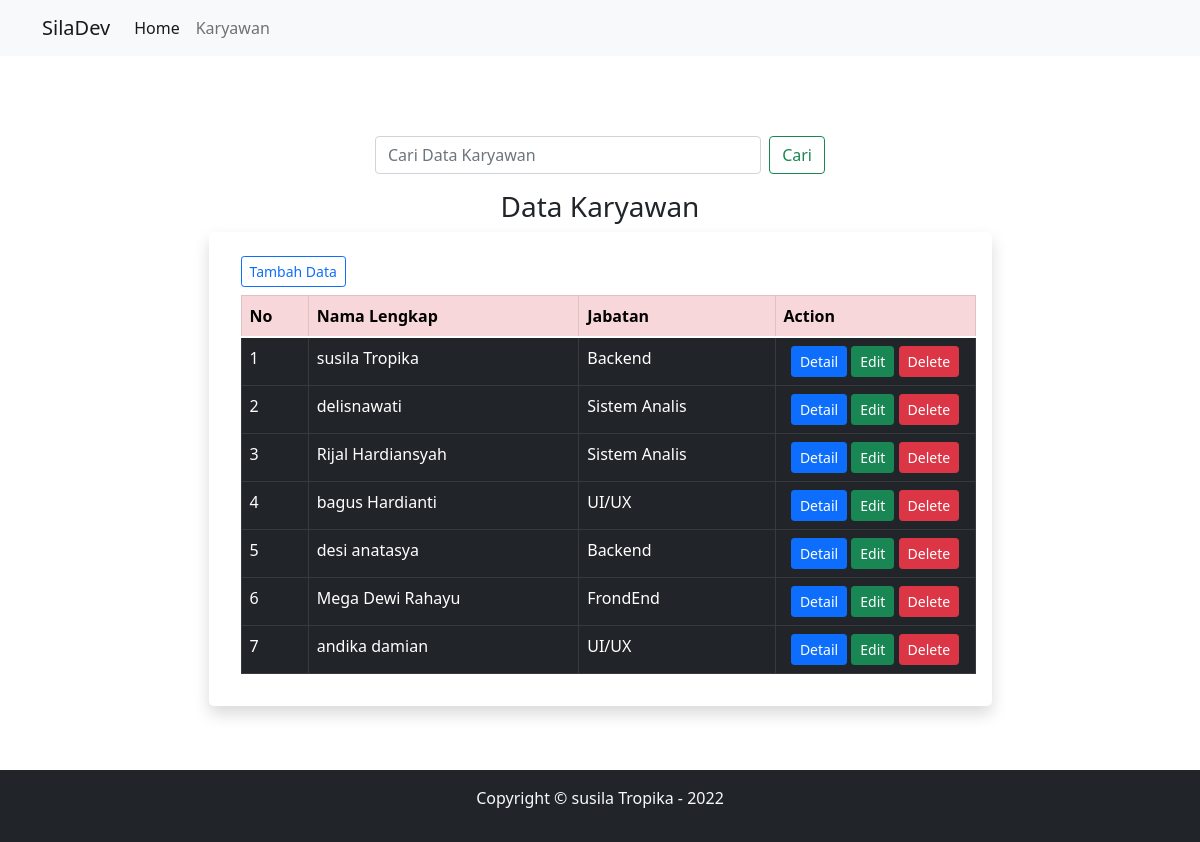
The app's page /index.php/karyawan with its own data.
### tables this page shows
CREATE TABLE `datakaryawan` (
  `id` int(20) NOT NULL,
  `nama_lengkap` varchar(20) NOT NULL,
  `tempat_lahir` varchar(15) NOT NULL,
  `tanggal_lahir` varchar(15) NOT NULL,
  `jenis_kelamin` varchar(10) NOT NULL,
  `lulusan` varchar(20) NOT NULL,
  `agama` varchar(20) NOT NULL,
  `alamat` varchar(100) NOT NULL,
  `no_hp` varchar(20) NOT NULL,
  `foto` varchar(100) NOT NULL,
  `jabatan` varchar(15) NOT NULL,
  `email` varchar(21) NOT NULL
);

### application/controllers/Karyawan.php (called while the page is built, shortened)
<?php
class Karyawan extends CI_Controller {
	public function __construct(){
        $this->load->library('form_validation');
		$this->load->model('Karyawan_model');
    }
	public function index()
	{
		$data['judul'] = 'Data Karyawan';
		$data['karyawan'] = $this->Karyawan_model->getAllKaryawan();
		$this->load->view('templates/header',$data);
		$this->load->view('Karyawan/index',$data);
		$this->load->view('templates/footer');
	}
}

### index.php (called while the page is built, shortened)
<?php
require_once BASEPATH.'core/CodeIgniter.php';

### application/models/Karyawan_model.php (called while the page is built, shortened)
<?php
class Karyawan_model extends CI_model{
    public function getAllKaryawan(){
        return $this->db->get('datakaryawan')->result_array();
    }
}
?>

### application/views/Karyawan/index.php (the view, shortened to what this page needs)
<div class="container p-5 my-2 my-auto mt-3">
	<div class="mx-auto my-3"  style="width: 450px;">
		<form class="d-flex" action="" method="post">
			<input class="form-control me-2" type="search" placeholder="Cari Data Karyawan" aria-label="Search" name="cari">
			<button class="btn btn-outline-success" type="submit">Cari</button>
		</form>
	</div>
	<h2 class="fw-4 fs-3 text-center">Data Karyawan</h2>
	<div class="container w-75 h-100 p-4 bg-body rounded-3 shadow">
		<a class="ms-2 btn btn-sm btn-outline-primary" href="<?= base_url() ?>karyawan/tambah">Tambah Data</a>
		<table  width = "980px" class="table table-dark table-bordered m-2" >
			<thead class="table table-danger">
			<tr>
				<th scope="col">No</th>
				<th scope="col">Nama Lengkap</th>
				<th scope="col">Jabatan</th>
				<th width="200px" scope="col">Action</th>
			</tr>
			</thead>
			<tbody>
				<?php foreach ($karyawan as $key => $data): ?>
			<tr>
				<td scope="row"><?= $key+1?></td>
				<td><?= $data['nama_lengkap']?></td>
				<td><?= $data['jabatan']?></td>
				<td class="text-center">
					<a  href="<?= base_url() ?>karyawan/detail/<?=$data['id']?>" class="btn btn-primary btn-sm">Detail</a>
					<a  href="<?= base_url() ?>karyawan/ubah/<?=$data['id']?>" class="btn btn-success btn-sm">Edit</a>
					<a  href="<?= base_url() ?>karyawan/hapus/<?=$data['id']?>" class="btn btn-danger btn-sm">Delete</a>
				</td>
			</tr>
			<?php endforeach;?>
			</tbody>
		</table>
	</div>
</div>

### application/views/templates/header.php (shortened to what this page needs)
<!doctype html>
<html lang="en">
  <head>
    <link href="https://cdn.jsdelivr.net/npm/bootstrap@5.1.3/dist/css/bootstrap.min.css" rel="stylesheet">
  </head>
  <body>
  <nav class="navbar navbar-expand-lg navbar-light bg-light">
  <div class="container">
    <a class="navbar-brand" href="<?= base_url();?>">Sila<span class="text-Warning">Dev</span></a>
    <div class="collapse navbar-collapse" id="navbarNav">
      <ul class="navbar-nav">
        <li class="nav-item">
          <a class="nav-link active" aria-current="page" href="<?= base_url();?>">Home</a>
        </li>
        <li class="nav-item">
          <a class="nav-link" href="<?= base_url();?>karyawan">Karyawan</a>
        </li>
      </ul>
    </div>
  </div>
</nav>

### application/views/templates/footer.php (shortened to what this page needs)
<div class="container-fluid bg-dark text-light mb-0">
    <div class="container w-50 mx-auto text-center  py-3 mt-3 ">
        <p>Copyright &copy; susila Tropika - 2022</p>
    </div>
</div>
</body>
</html>

### records on screen
datakaryawan: nama_lengkap "susila Tropika", jabatan "Backend"
datakaryawan: nama_lengkap "delisnawati", jabatan "Sistem Analis"
datakaryawan: nama_lengkap "Rijal Hardiansyah", jabatan "Sistem Analis"
datakaryawan: nama_lengkap "bagus Hardianti", jabatan "UI/UX"
datakaryawan: nama_lengkap "desi anatasya", jabatan "Backend"
datakaryawan: nama_lengkap "Mega Dewi Rahayu", jabatan "FrondEnd"
datakaryawan: nama_lengkap "andika damian", jabatan "UI/UX"
